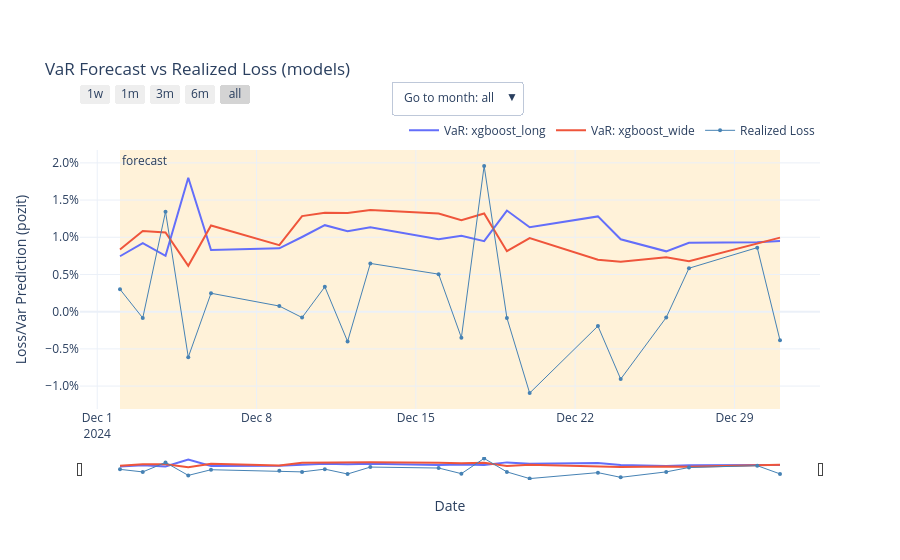

The cell this chart's notebook holds for it:
### Markdown cell above
## 6. The wide model (same calendar)

The same chain, but the target is the **portfolio's** variance directly: there are no per-ticker forecasts and no EWMA bank.

### Code cell
training_wide, forecast_wide = core.build_features(calendar, "wide", spec, target)

model_wide = tm.xgboost_train(calendar, training_wide, core.ResidualBank(mu_mode="constant", default_mu_hat=0.0))
bank_wide = model_wide.calculate_multi_day_standart_residuals_from_wide_format_model(calendar, forecast_wide)
var_wide = calendar.var_from_residual_bank_forecast_period(bank_wide, VAR_CONFIDENCE, VAR_WINDOW, multi_day_var_min_periods=VAR_MIN_PERIODS)

plot_var_models_vs_loss({"xgboost_long": (var_long, bank_long), "xgboost_wide": (var_wide, bank_wide)}, calendar=calendar)

### Figure 1 — Plotly figure (JSON) as saved in the notebook; plotly's stock layout.template omitted (floating-point values rounded to 4 significant figures)
{"data": [{"customdata": [[3.006e-05, 0.005483, 0.0, -0.5479, 60], [4.595e-05, 0.006779, 0.0, 0.1252, 60], [3.06e-05, 0.005531, 0.0, -2.429, 60], [0.0001754, 0.01324, 0.0, 0.4617, 60], [3.725e-05, 0.006103, 0.0, -0.4057, 60], [3.924e-05, 0.006264, 0.0, -0.1209, 60], [5.458e-05, 0.007388, 0.0, 0.1067, 60], [7.322e-05, 0.008557, 0.0, -0.3902, 60], [6.341e-05, 0.007963, 0.0, 0.5028, 60], [6.978e-05, 0.008353, 0.0, -0.7763, 60], [5.143e-05, 0.007171, 0.0, -0.7037, 60], [5.632e-05, 0.007505, 0.0, 0.4656, 60], [4.867e-05, 0.006976, 0.0, -2.807, 60], [8.587e-05, 0.009267, 0.0, 0.09017, 60], [5.986e-05, 0.007737, 0.0, 1.414, 60], [7.624e-05, 0.008732, 0.0, 0.2214, 60], [4.404e-05, 0.006636, 0.0, 1.365, 60], [3.058e-05, 0.00553, 0.0, 0.1424, 60], [3.98e-05, 0.006309, 0.0, -0.9256, 60], [4.048e-05, 0.006362, 0.0, -1.353, 60], [4.193e-05, 0.006475, 0.0, 0.5944, 60]], "hovertemplate": "<b>%{x}</b><br>VaR Forecast: %{y:.2%}<br>predicted_variance (model_output): %{customdata[0]:.3e}<br>predicted_sigma (sqrt of variance): %{customdata[1]:.2%}<br>mu_hat: %{customdata[2]:.2%}<br>Standardized Residual: %{customdata[3]:.2f}<br>Residuals used: %{customdata[4]:.0f}<extra></extra>", "line": {"color": "#636EFA", "width": 2}, "mode": "lines", "name": "VaR: xgboost_long", "type": "scatter", "x": ["2024-12-02T00:00:00.000000", "2024-12-03T00:00:00.000000", "2024-12-04T00:00:00.000000", "2024-12-05T00:00:00.000000", "2024-12-06T00:00:00.000000", "2024-12-09T00:00:00.000000", "2024-12-10T00:00:00.000000", "2024-12-11T00:00:00.000000", "2024-12-12T00:00:00.000000", "2024-12-13T00:00:00.000000", "2024-12-16T00:00:00.000000", "2024-12-17T00:00:00.000000", "2024-12-18T00:00:00.000000", "2024-12-19T00:00:00.000000", "2024-12-20T00:00:00.000000", "2024-12-23T00:00:00.000000", "2024-12-24T00:00:00.000000", "2024-12-26T00:00:00.000000", "2024-12-27T00:00:00.000000", "2024-12-30T00:00:00.000000", "2024-12-31T00:00:00.000000"], "y": [0.007449, 0.009209, 0.007514, 0.01799, 0.008291, 0.00851, 0.01004, 0.01162, 0.01082, 0.01135, 0.009742, 0.0102, 0.009477, 0.01359, 0.01135, 0.0128, 0.009732, 0.00811, 0.009252, 0.00933, 0.009496]}, {"customdata": [[5.155e-05, 0.00718, 0.0, -0.4184, 60], [8.691e-05, 0.009323, 0.0, 0.09104, 60], [8.385e-05, 0.009157, 0.0, -1.467, 60], [2.772e-05, 0.005265, 0.0, 1.161, 60], [9.759e-05, 0.009879, 0.0, -0.2507, 60], [5.825e-05, 0.007632, 0.0, -0.09927, 60], [0.00012, 0.01095, 0.0, 0.07195, 60], [0.0001287, 0.01134, 0.0, -0.2944, 60], [0.0001277, 0.0113, 0.0, 0.3542, 60], [0.0001357, 0.01165, 0.0, -0.5567, 60], [0.0001268, 0.01126, 0.0, -0.4482, 60], [0.0001102, 0.0105, 0.0, 0.3328, 60], [0.0001267, 0.01126, 0.0, -1.74, 60], [4.526e-05, 0.006728, 0.0, 0.1242, 60], [6.686e-05, 0.008177, 0.0, 1.338, 60], [3.331e-05, 0.005771, 0.0, 0.335, 60], [3.088e-05, 0.005557, 0.0, 1.63, 60], [3.661e-05, 0.00605, 0.0, 0.1302, 60], [3.161e-05, 0.005623, 0.0, -1.039, 60], [5.749e-05, 0.007582, 0.0, -1.135, 60], [6.783e-05, 0.008236, 0.0, 0.4673, 60]], "hovertemplate": "<b>%{x}</b><br>VaR Forecast: %{y:.2%}<br>predicted_variance (model_output): %{customdata[0]:.3e}<br>predicted_sigma (sqrt of variance): %{customdata[1]:.2%}<br>mu_hat: %{customdata[2]:.2%}<br>Standardized Residual: %{customdata[3]:.2f}<br>Residuals used: %{customdata[4]:.0f}<extra></extra>", "line": {"color": "#EF553B", "width": 2}, "mode": "lines", "name": "VaR: xgboost_wide", "type": "scatter", "x": ["2024-12-02T00:00:00.000000", "2024-12-03T00:00:00.000000", "2024-12-04T00:00:00.000000", "2024-12-05T00:00:00.000000", "2024-12-06T00:00:00.000000", "2024-12-09T00:00:00.000000", "2024-12-10T00:00:00.000000", "2024-12-11T00:00:00.000000", "2024-12-12T00:00:00.000000", "2024-12-13T00:00:00.000000", "2024-12-16T00:00:00.000000", "2024-12-17T00:00:00.000000", "2024-12-18T00:00:00.000000", "2024-12-19T00:00:00.000000", "2024-12-20T00:00:00.000000", "2024-12-23T00:00:00.000000", "2024-12-24T00:00:00.000000", "2024-12-26T00:00:00.000000", "2024-12-27T00:00:00.000000", "2024-12-30T00:00:00.000000", "2024-12-31T00:00:00.000000"], "y": [0.008349, 0.01084, 0.01065, 0.006172, 0.01158, 0.008947, 0.01284, 0.0133, 0.01325, 0.01366, 0.0132, 0.01231, 0.0132, 0.008128, 0.009878, 0.006972, 0.006713, 0.007309, 0.006793, 0.00916, 0.00995]}, {"hovertemplate": "<b>%{x}</b><br>Realized Loss: %{y:.2%}<extra></extra>", "line": {"color": "steelblue", "width": 1}, "marker": {"size": 4}, "mode": "lines+markers", "name": "Realized Loss", "type": "scatter", "x": ["2024-12-02T00:00:00.000000", "2024-12-03T00:00:00.000000", "2024-12-04T00:00:00.000000", "2024-12-05T00:00:00.000000", "2024-12-06T00:00:00.000000", "2024-12-09T00:00:00.000000", "2024-12-10T00:00:00.000000", "2024-12-11T00:00:00.000000", "2024-12-12T00:00:00.000000", "2024-12-13T00:00:00.000000", "2024-12-16T00:00:00.000000", "2024-12-17T00:00:00.000000", "2024-12-18T00:00:00.000000", "2024-12-19T00:00:00.000000", "2024-12-20T00:00:00.000000", "2024-12-23T00:00:00.000000", "2024-12-24T00:00:00.000000", "2024-12-26T00:00:00.000000", "2024-12-27T00:00:00.000000", "2024-12-30T00:00:00.000000", "2024-12-31T00:00:00.000000"], "y": [0.003004, -0.0008487, 0.01344, -0.006114, 0.002476, 0.0007576, -0.0007881, 0.003339, -0.004004, 0.006485, 0.005046, -0.003494, 0.01958, -0.0008356, -0.01094, -0.001933, -0.009059, -0.0007876, 0.005839, 0.008605, -0.003848]}], "layout": {"annotations": [{"showarrow": false, "text": "forecast", "x": "2024-12-02T00:00:00", "xanchor": "left", "xref": "x", "y": 1, "yanchor": "top", "yref": "y domain"}], "hovermode": "x unified", "legend": {"orientation": "h", "x": 1, "xanchor": "right", "y": 1.02, "yanchor": "bottom"}, "margin": {"t": 150}, "shapes": [{"fillcolor": "orange", "layer": "below", "line": {"width": 0}, "opacity": 0.15, "type": "rect", "x0": "2024-12-02T00:00:00", "x1": "2024-12-31T00:00:00", "xref": "x", "y0": 0, "y1": 1, "yref": "y domain"}], "title": {"text": "VaR Forecast vs Realized Loss (models)"}, "updatemenus": [{"buttons": [{"args": [{"xaxis.autorange": true}], "label": "Go to month: all", "method": "relayout"}, {"args": [{"xaxis.range": ["2024-12-01", "2024-12-31"]}], "label": "2024-12", "method": "relayout"}], "showactive": true, "type": "dropdown", "x": 0.42, "xanchor": "left", "y": 1.14, "yanchor": "bottom"}], "xaxis": {"rangeselector": {"buttons": [{"count": 7, "label": "1w", "step": "day", "stepmode": "backward"}, {"count": 1, "label": "1m", "step": "month", "stepmode": "backward"}, {"count": 3, "label": "3m", "step": "month", "stepmode": "backward"}, {"count": 6, "label": "6m", "step": "month", "stepmode": "backward"}, {"label": "all", "step": "all"}], "x": 0, "xanchor": "left", "y": 1.14, "yanchor": "bottom"}, "rangeslider": {"thickness": 0.07, "visible": true}, "title": {"text": "Date"}}, "yaxis": {"tickformat": ".1%", "ticksuffix": "", "title": {"text": "Loss/Var Prediction (pozit)"}}}}
